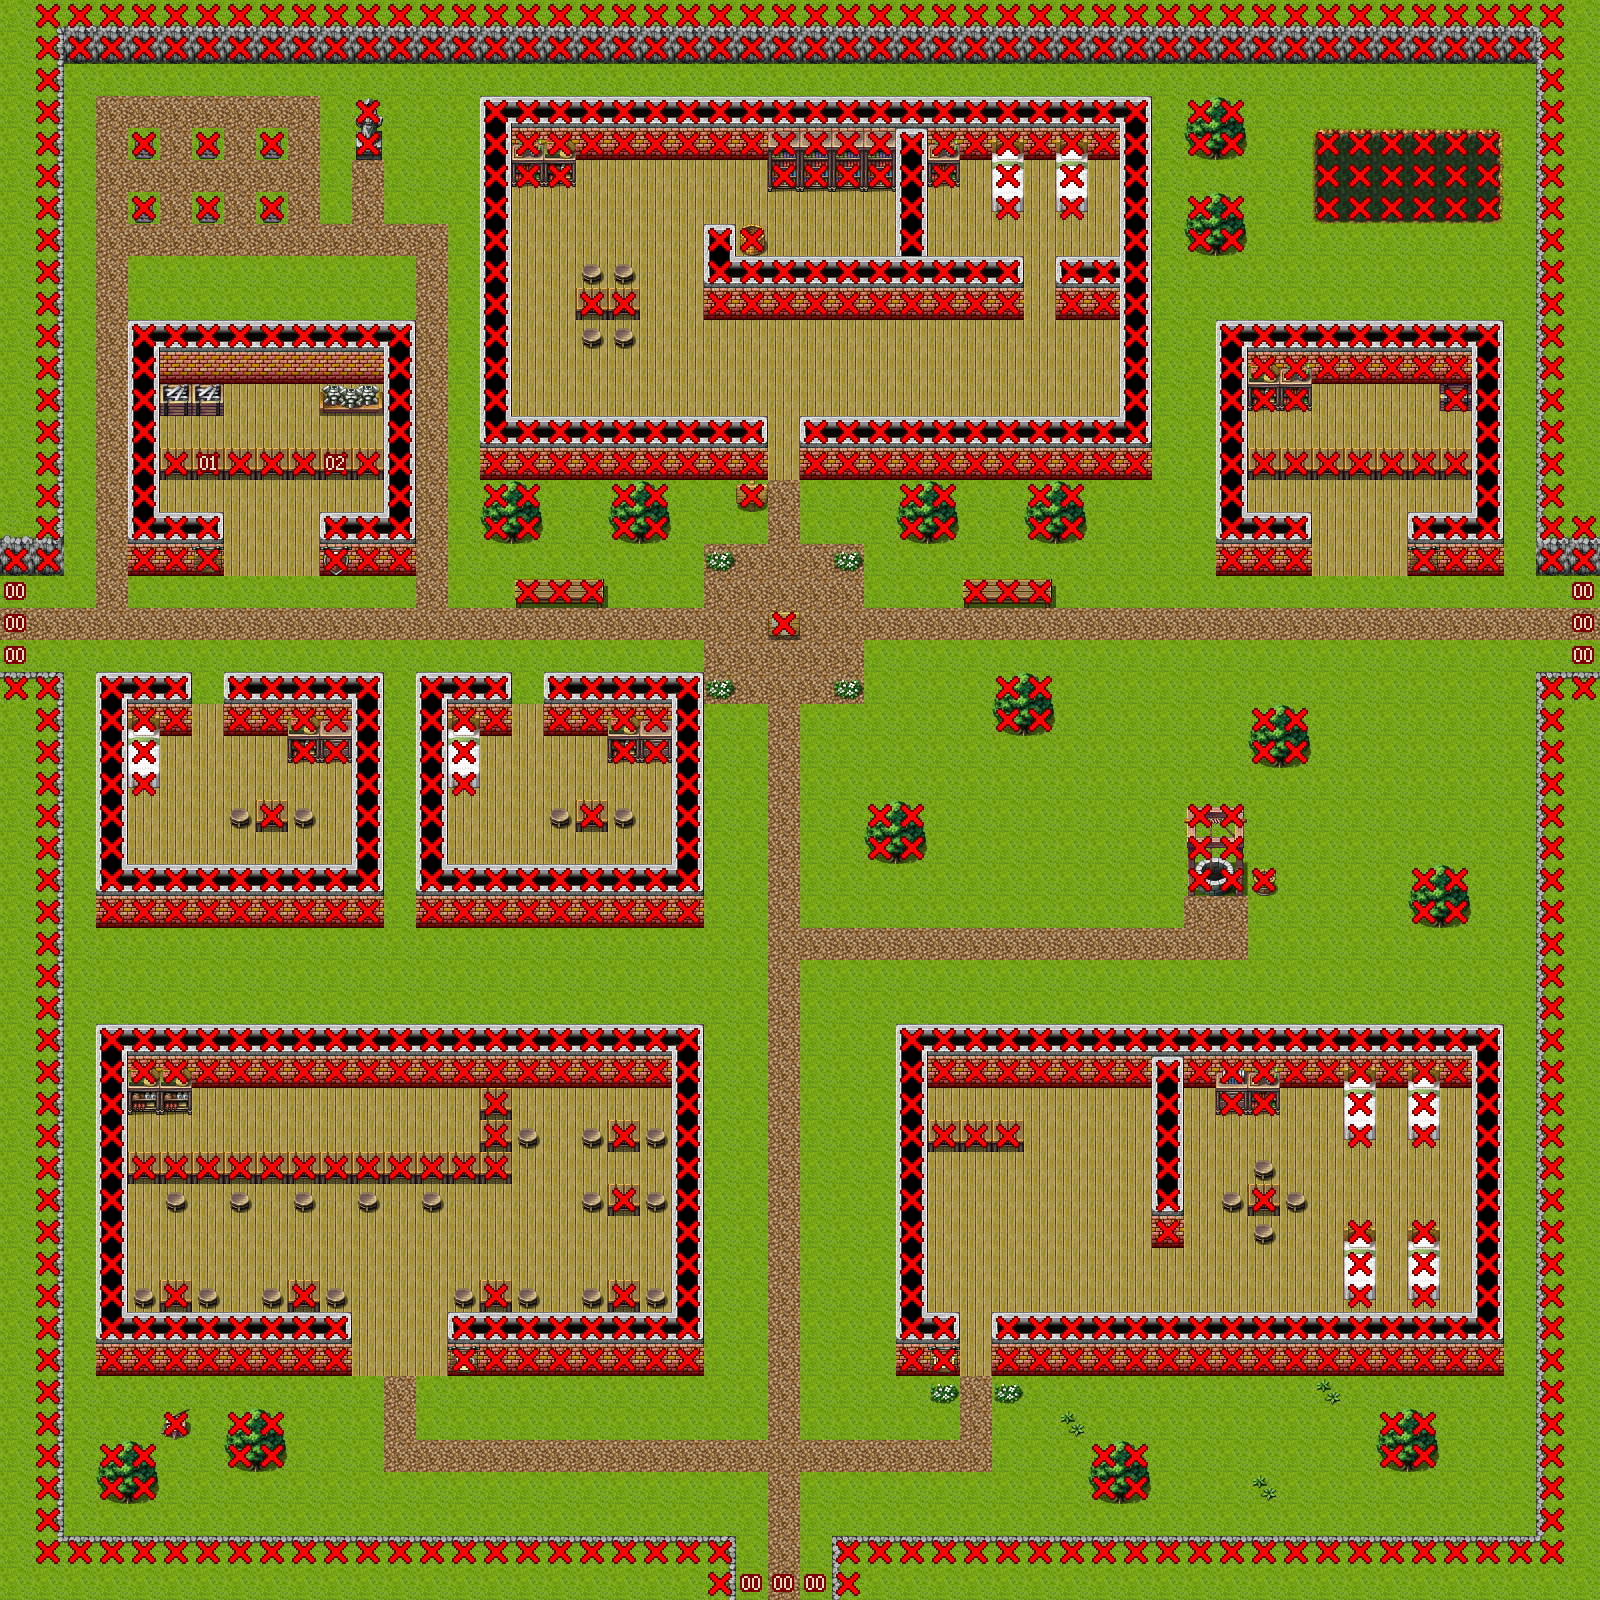

Tiled map render using the project's own tile images. Description and the map definition, with tile-layer contents summarised, below:
An orthogonal 50x50 tile map with 32x32 px tiles, 4 tile layers (Layer1, Layer2, Collision, Event), 15 tilesets and 14 objects (14x Actor).

<map version="1.0" orientation="orthogonal" width="50" height="50" tilewidth="32" tileheight="32">
 <tileset firstgid="1" name="tile0" tilewidth="32" tileheight="32">
  <image source="tile/tile0.png" width="512" height="512" />
 </tileset>
 <tileset firstgid="257" name="tile1" tilewidth="32" tileheight="32">
  <image source="tile/tile1.png" width="512" height="512" />
 </tileset>
 <tileset firstgid="513" name="actor50" tilewidth="32" tileheight="32">
  <image source="actor/actor50.png" width="96" height="128" />
 </tileset>
 <tileset firstgid="525" name="actor1" tilewidth="32" tileheight="32">
  <image source="actor/actor1.png" width="96" height="128" />
 </tileset>
 <tileset firstgid="537" name="actor52" tilewidth="32" tileheight="32">
  <image source="actor/actor52.png" width="96" height="128" />
 </tileset>
 <tileset firstgid="549" name="actor53" tilewidth="32" tileheight="32">
  <image source="actor/actor53.png" width="96" height="128" />
 </tileset>
 <tileset firstgid="561" name="actor54" tilewidth="32" tileheight="32">
  <image source="actor/actor54.png" width="96" height="128" />
 </tileset>
 <tileset firstgid="573" name="actor55" tilewidth="32" tileheight="32">
  <image source="actor/actor55.png" width="96" height="128" />
 </tileset>
 <tileset firstgid="585" name="actor56" tilewidth="32" tileheight="32">
  <image source="actor/actor56.png" width="96" height="128" />
 </tileset>
 <tileset firstgid="597" name="actor57" tilewidth="32" tileheight="32">
  <image source="actor/actor57.png" width="96" height="128" />
 </tileset>
 <tileset firstgid="609" name="actor58" tilewidth="32" tileheight="32">
  <image source="actor/actor58.png" width="96" height="128" />
 </tileset>
 <tileset firstgid="621" name="actor51" tilewidth="32" tileheight="32">
  <image source="actor/actor51.png" width="96" height="128" />
 </tileset>
 <tileset firstgid="633" name="flag" tilewidth="32" tileheight="32">
  <image source="tile/flag.png" width="512" height="512" />
  <tile id="0">
   <properties>
    <property name="name" value="mapWarp" />
   </properties>
  </tile>
 </tileset>
 <tileset firstgid="889" name="actor2" tilewidth="32" tileheight="32">
  <image source="actor/actor2.png" width="96" height="128" />
 </tileset>
 <tileset firstgid="901" name="actor3" tilewidth="32" tileheight="32">
  <image source="actor/actor3.png" width="96" height="128" />
 </tileset>
 <layer name="Layer1" width="50" height="50">
  <data>[2500 cells, 2500 non-empty, 36 distinct tile ids]</data>
 </layer>
 <layer name="Layer2" width="50" height="50">
  <data>[2500 cells, 230 non-empty, 46 distinct tile ids]</data>
 </layer>
 <layer name="Collision" width="50" height="50">
  <properties>
   <property name="visible" value="false" />
  </properties>
  <data>[2500 cells, 865 non-empty, 1 distinct tile ids]</data>
 </layer>
 <layer name="Event" width="50" height="50">
  <properties>
   <property name="visible" value="false" />
  </properties>
  <data>[2500 cells, 11 non-empty, 3 distinct tile ids]</data>
 </layer>
 <objectgroup name="Object" width="50" height="50">
  <object name="Player" type="Actor" gid="525" x="768" y="1536">
   <properties>
    <property name="PlayAnim" value="WalkDown" />
   </properties>
  </object>
  <object name="WeaponShop" type="Actor" gid="538" x="192" y="448">
   <properties>
    <property name="playAnim" value="walkDown" />
   </properties>
  </object>
  <object name="ArmorShop" type="Actor" gid="538" x="320" y="448" visible="0">
   <properties>
    <property name="playAnim" value="walkDown" />
   </properties>
  </object>
  <object name="Hotel" type="Actor" gid="622" x="960" y="1120" />
  <object name="ItemShop" type="Actor" gid="622" x="1344" y="448" />
  <object type="Actor" gid="562" x="576" y="224" />
  <object name="Elder" type="Actor" gid="577" x="896" y="384" />
  <object type="Actor" gid="520" x="1280" y="192" />
  <object name="Men1" type="Actor" gid="514" x="544" y="832">
   <properties>
    <property name="moveType" value="moveTypeRandom" />
   </properties>
  </object>
  <object name="Men1" type="Actor" gid="514" x="160" y="832">
   <properties>
    <property name="PlayAnim" value="WalkDown" />
   </properties>
  </object>
  <object type="Actor" gid="622" x="224" y="1152" />
  <object type="Actor" gid="538" x="416" y="1152" />
  <object type="Actor" gid="899" x="160" y="1216" />
  <object type="Actor" gid="905" x="512" y="1152" />
 </objectgroup>
</map>
